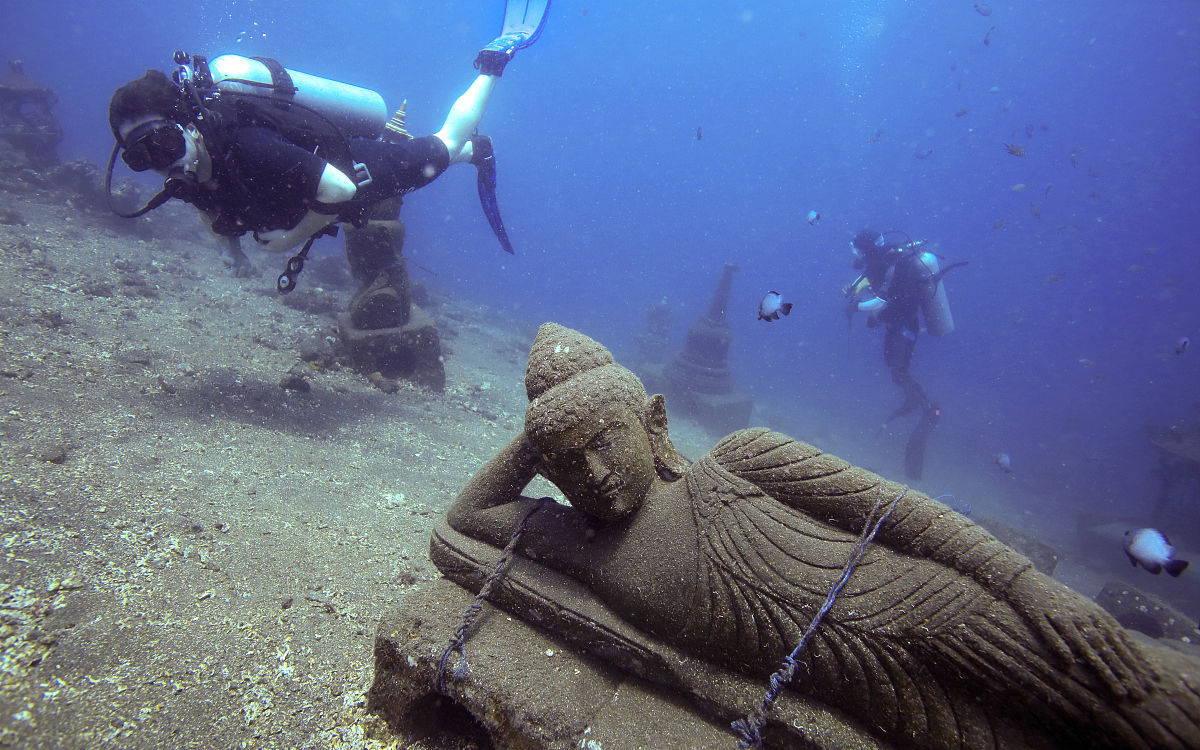
#> input picture results/enhanced_images/3_img_.png, 1200 x 750 px
$ python -i enhance.py   (imports and definitions only)
#> lines starting #> are read from the running program, lines starting #| are printed output that depends on the picture
#> further down, picture is the input picture: shape (750, 1200, 3); mean B, G, R 142.4, 106.9, 94.1
import os
import cv2
import numpy as np
from scipy.ndimage import gaussian_filter
from skimage import exposure
from tqdm import tqdm


# 图像增强模块
# [279 lines left out: functions solve_low_resolution, super_resolution, sharpen_with_kernel, enhance_underwater_image, white_balance, dehaze and 5 more, not called in this run]


# 直方图均衡化
def histogram_equalization(img, clip_limit=2.0, tile_grid_size=(8, 8)):
    """
    对RGB图像进行自适应直方图均衡化（CLAHE），限制亮处过亮。

    Args:
        img (numpy.ndarray): 输入图像。
        clip_limit (float): 对比度限制参数，越大增强效果越明显。
        tile_grid_size (tuple): 网格大小，控制局部均衡的范围。

    Returns:
        numpy.ndarray: 均衡化后的图像。
    """
#> called with clip_limit = 2, tile_grid_size = (8, 8)
    # 将图像转换为YUV色彩空间
    img_yuv = cv2.cvtColor(img, cv2.COLOR_BGR2YUV)
#> img_yuv: shape (750, 1200, 3); mean of channels 0, 1, 2 107.1, 145.3, 116.6

    # 对Y通道（亮度）应用CLAHE
    clahe = cv2.createCLAHE(clipLimit=clip_limit, tileGridSize=tile_grid_size)
    img_yuv[:, :, 0] = clahe.apply(img_yuv[:, :, 0])
#> img_yuv: shape (750, 1200, 3); mean of channels 0, 1, 2 117.7, 145.3, 116.6

    # 转回BGR色彩空间
    img = cv2.cvtColor(img_yuv, cv2.COLOR_YUV2BGR)
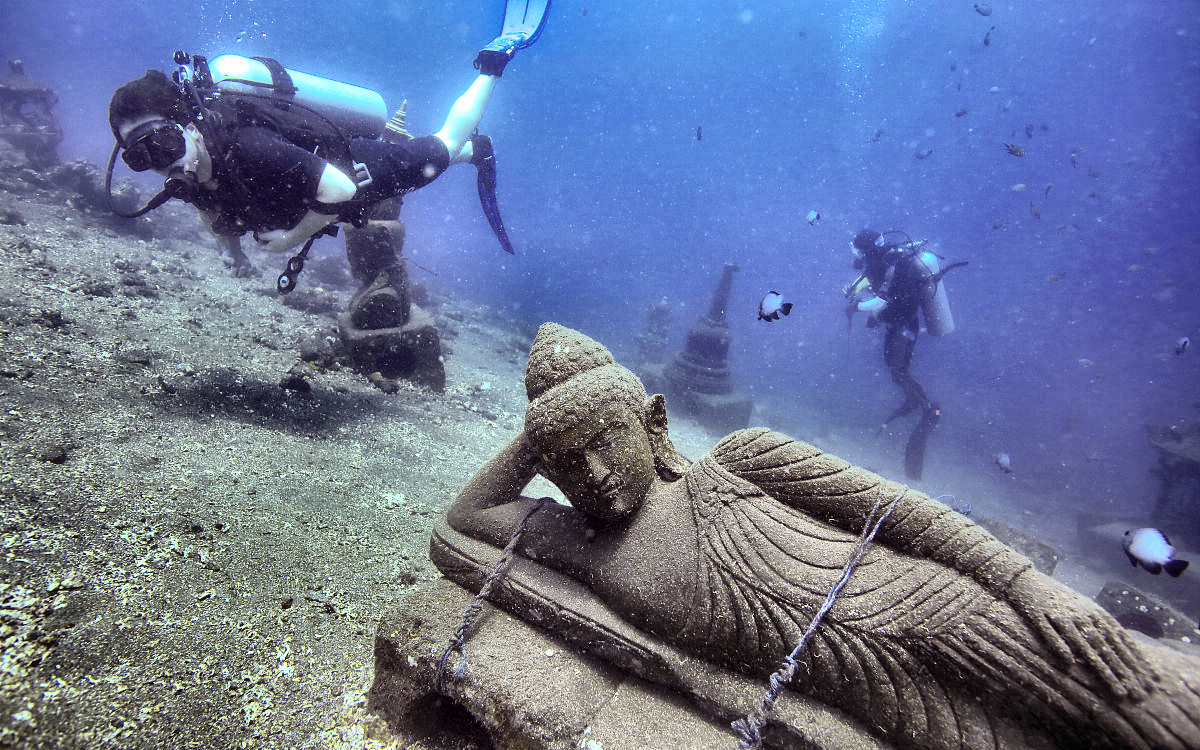
#> img: shape (750, 1200, 3); mean B, G, R 152.8, 117.5, 104.7
    return img


# 伽马校正
# [19 lines left out: function gamma_correction, not called in this run]


# [39 lines not run here, left out]

>>> import cv2
>>> picture = cv2.imread('../../results/enhanced_images/3_img_.png')
>>> result = histogram_equalization(picture)
